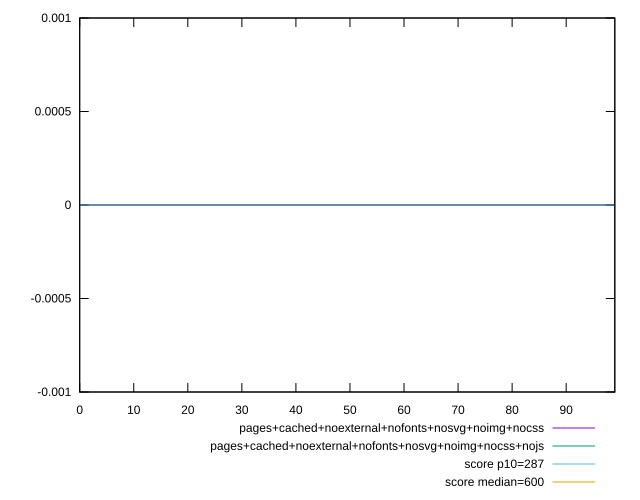

gnuplot code for this plot:
reset
set terminal svg size 640, 500
set output "reprap/total-blocking-time/comparison/line/12_vs_13.svg"

$pagesCachedNoexternalNofontsNosvgNoimgNocss <<EOF
0 0
1 0
2 0
3 0
4 0
5 0
6 0
7 0
8 0
9 0
10 0
11 0
12 0
13 0
14 0
15 0
16 0
17 0
18 0
19 0
20 0
21 0
22 0
23 0
24 0
25 0
26 0
27 0
28 0
29 0
30 0
31 0
32 0
33 0
34 0
35 0
36 0
37 0
38 0
39 0
40 0
41 0
42 0
43 0
44 0
45 0
46 0
47 0
48 0
49 0
50 0
51 0
52 0
53 0
54 0
55 0
56 0
57 0
58 0
59 0
60 0
61 0
62 0
63 0
64 0
65 0
66 0
67 0
68 0
69 0
70 0
71 0
72 0
73 0
74 0
75 0
76 0
77 0
78 0
79 0
80 0
81 0
82 0
83 0
84 0
85 0
86 0
87 0
88 0
89 0
90 0
91 0
92 0
93 0
94 0
95 0
96 0
97 0
98 0
99 0
EOF

$pagesCachedNoexternalNofontsNosvgNoimgNocssNojs <<EOF
0 0
1 0
2 0
3 0
4 0
5 0
6 0
7 0
8 0
9 0
10 0
11 0
12 0
13 0
14 0
15 0
16 0
17 0
18 0
19 0
20 0
21 0
22 0
23 0
24 0
25 0
26 0
27 0
28 0
29 0
30 0
31 0
32 0
33 0
34 0
35 0
36 0
37 0
38 0
39 0
40 0
41 0
42 0
43 0
44 0
45 0
46 0
47 0
48 0
49 0
50 0
51 0
52 0
53 0
54 0
55 0
56 0
57 0
58 0
59 0
60 0
61 0
62 0
63 0
64 0
65 0
66 0
67 0
68 0
69 0
70 0
71 0
72 0
73 0
74 0
75 0
76 0
77 0
78 0
79 0
80 0
81 0
82 0
83 0
84 0
85 0
86 0
87 0
88 0
89 0
90 0
91 0
92 0
93 0
94 0
95 0
96 0
97 0
98 0
99 0
EOF

set key outside below
set yrange [-0.001:0.001]

plot \
  $pagesCachedNoexternalNofontsNosvgNoimgNocss title "pages+cached+noexternal+nofonts+nosvg+noimg+nocss" with line, \
  $pagesCachedNoexternalNofontsNosvgNoimgNocssNojs title "pages+cached+noexternal+nofonts+nosvg+noimg+nocss+nojs" with line, \


reset
